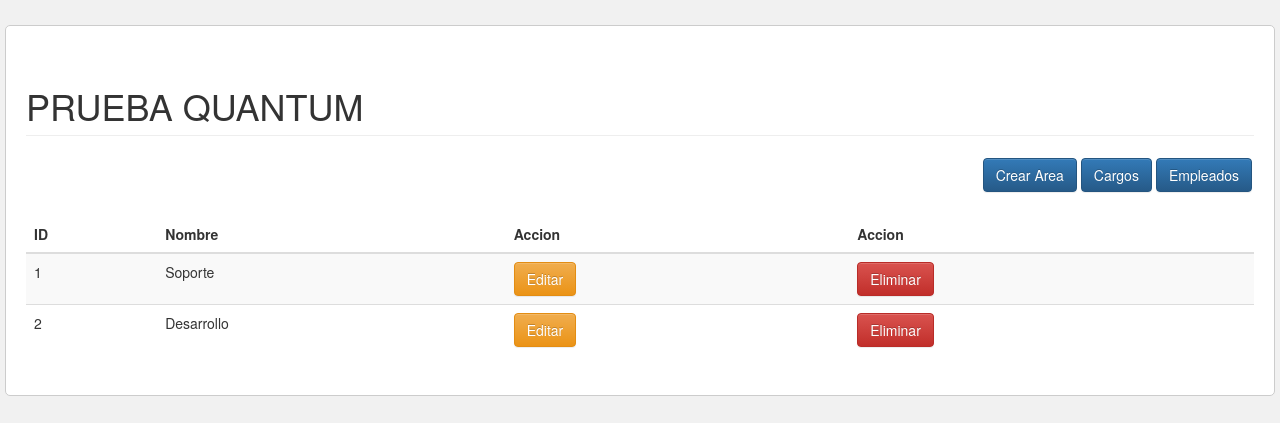
The page /?r=area on the database its author committed.
### tables this page shows
CREATE TABLE `area` (
  `id_area` int(11) NOT NULL,
  `nombre` varchar(50) NOT NULL
);

### Controller/areaController.php (called while the page is built, shortened)
<?php
require_once "./Model/Area.php";
class areaController
{
    public function __CONSTRUCT()
    {
        $this->model = new area();
    }
    public function IndexArea()
    {
        require_once './Views/header.php';
        require_once './Views/area/area.php';
    }
}

### Model/database.php (called while the page is built)
<?php
class Database
{
    public static function Conectar()
    {
        $pdo = new PDO('mysql:host=localhost;dbname=quantum', 'root', '');
        $pdo->setAttribute(PDO::ATTR_ERRMODE, PDO::ERRMODE_EXCEPTION);
        return $pdo;
    }
}

### Model/Area.php (called while the page is built, shortened)
<?php
class area
{
    private $pdo;
    public function __construct()
    {
        try {
            $this->pdo = Database::Conectar();
        } catch (Exception $e) {
            die($e->getMessage());
        }
    }
    public function listar()
    {
        try {
            $stm = $this->pdo->prepare("SELECT * FROM area");
            $stm->execute();
            return $stm->fetchAll(PDO::FETCH_OBJ);
        } catch (Exception $e) {
            die($e->getMessage());
        }
    }
}

### Views/area/area.php (the view, shortened to what this page needs)
<a class="btn btn-primary pull-right" href="?c=empleado" style="margin: 2px">Empleados</a>
<a class="btn btn-primary pull-right" href="?o=cargo" style="margin: 2px">Cargos</a>
<a class="btn btn-primary pull-right" href="?r=are&a=Crud" style="margin: 2px">Crear Area</a>
<br><br><br>
<table class="table  table-striped  table-hover" id="tabla">
    <thead>
        <tr>
            <th>ID</th>
            <th>Nombre</th>
            <th>Accion</th>
            <th>Accion</th>
        </tr>
    </thead>
    <tbody>
        <?php foreach ($this->model->Listar() as $dato) : ?>
            <tr>
                <td><?php echo $dato->id_area; ?></td>
                <td><?php echo $dato->nombre; ?></td>
                <td>
                    <a class="btn btn-warning" href="?c=area&a=Crud&id=<?php echo $dato->id_empleado; ?>">Editar</a>
                </td>
                <td>
                    <a class="btn btn-danger" onclick="javascript:return confirm('¿Seguro de eliminar este registro?');" href="?r=area&a=Eliminar&id=<?php echo $dato->id_empleado; ?>">Eliminar</a>
                </td>
            </tr>
        <?php endforeach; ?>
    </tbody>
</table>
</body>
</html>

### Views/header.php (style rules this page uses)
body { margin:0; padding:0; background-color:#f1f1f1; }

### rows shown on the page
area: id_area "1", nombre "Soporte"
area: id_area "2", nombre "Desarrollo"
